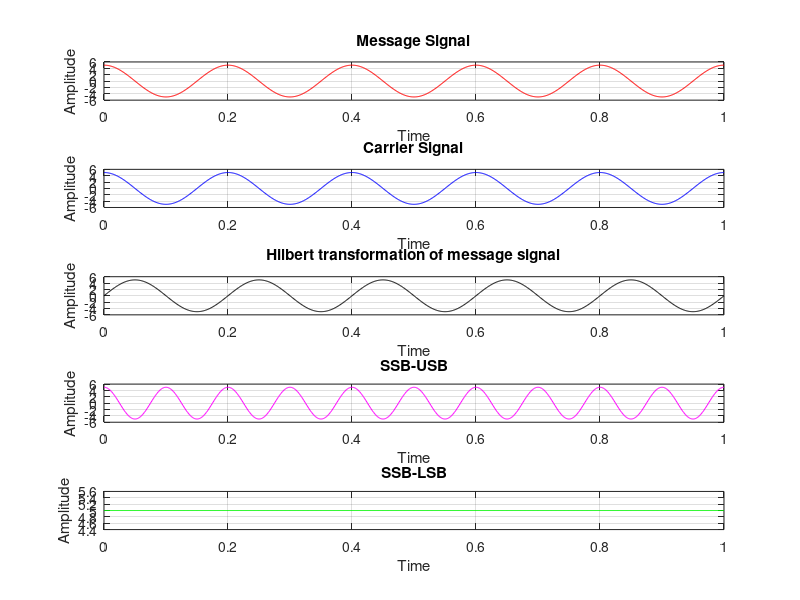

Here is the MATLAB script that generated this plot:
clc;
clf;
close all
clear all
t=0:0.001:1
%Message and carrier signal
vm=input('Enter the value of Vm:');
fm=input('Enter the value of fm:');
vc=input('Enter the value of vc:');
fc=input('Enter the value of fc:');
%vm=5;
%fm=50;
%vc=5;
%fc=100;
m=vm*cos(2*pi*fm*t);
n=vc*cos(2*pi*fc*t);

subplot(5,1,1)
plot(t,m,'r')
title('Message Signal');
xlabel('Time');
ylabel('Amplitude');
grid on

subplot(5,1,2)
plot(t,n,'b')
title('Carrier Signal');
xlabel('Time');
ylabel('Amplitude');
grid on

%Hilbert transformation of message signal
o=vm*sin(2*pi*fm*t);

subplot(5,1,3)
plot(t,o,'black')
title('Hilbert transformation of message signal');
xlabel('Time');
ylabel('Amplitude');
grid on



%SSB-USB
y=m.*cos(2*pi*fc*t)-o.*sin(2*pi*fc*t);

subplot(5,1,4)
plot(t,y,'m')
title('SSB-USB');
xlabel('Time');
ylabel('Amplitude');
grid on

%SSB-LSB
l=m.*cos(2*pi*fc*t)+o.*sin(2*pi*fc*t);

subplot(5,1,5)
plot(t,l,'g')
title('SSB-LSB');
xlabel('Time');
ylabel('Amplitude');
grid on

M=vm/vc;
Pc=(vc*vc)/2;
P_ssbsc=(M*M*Pc)/4;
fprintf('Modulation Index: %f\n',M);
fprintf('Power of Carrier Signal: %f\n',Pc);
fprintf('Power of SSB-SC: %f\n',P_ssbsc);
